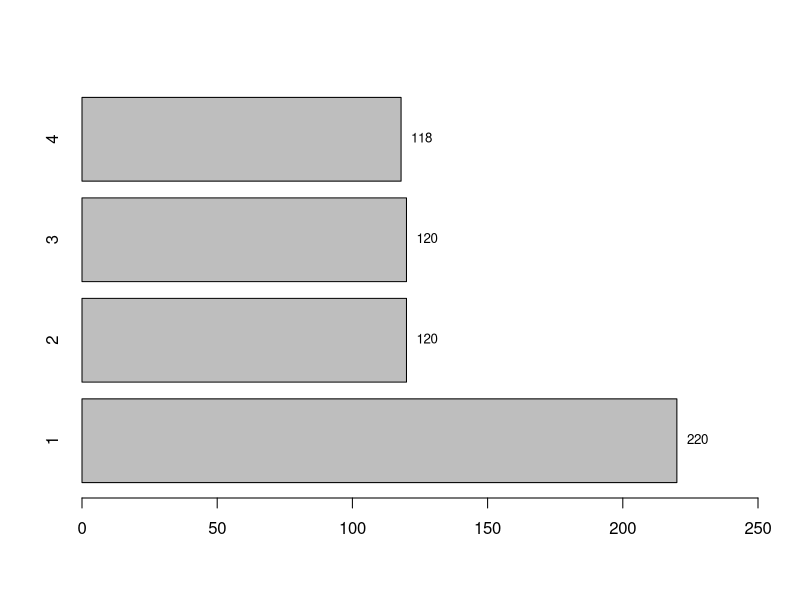
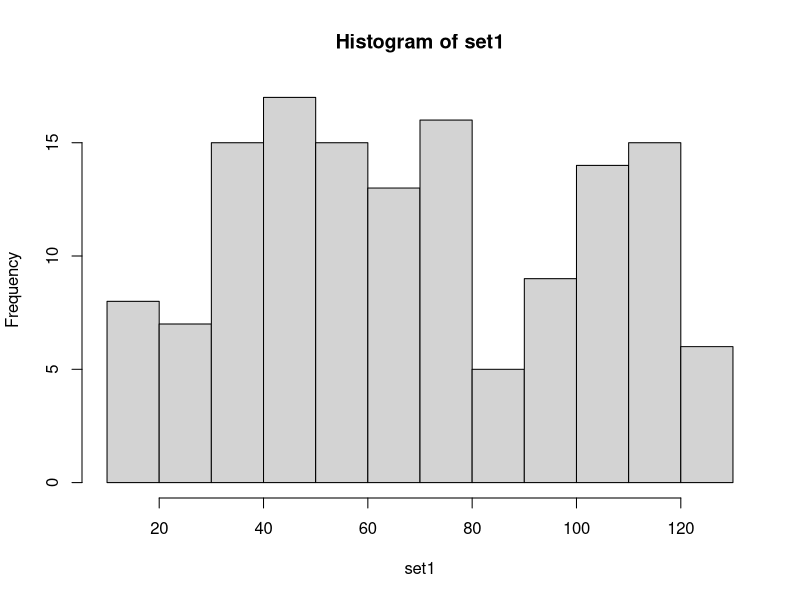
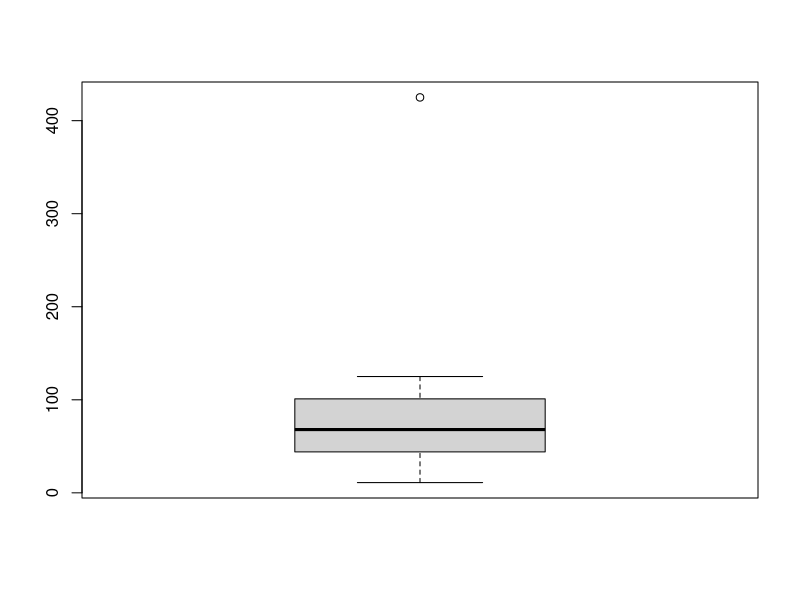
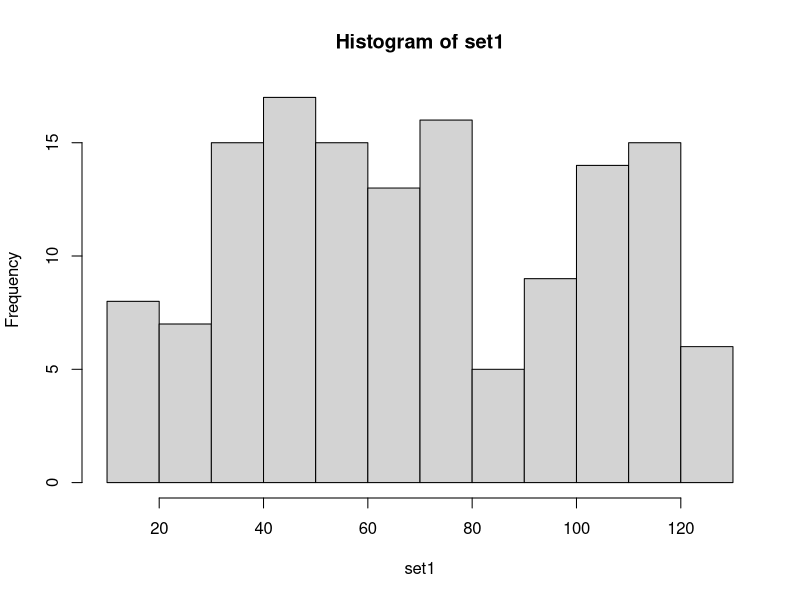
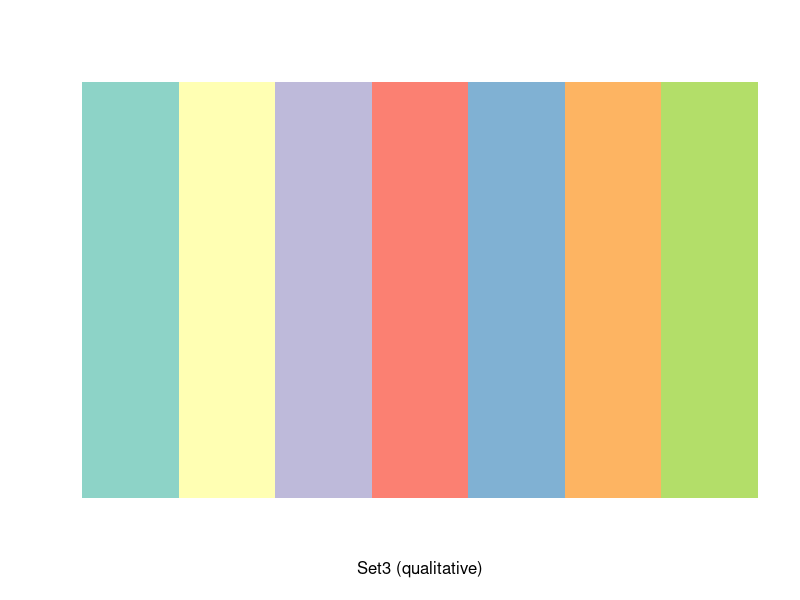
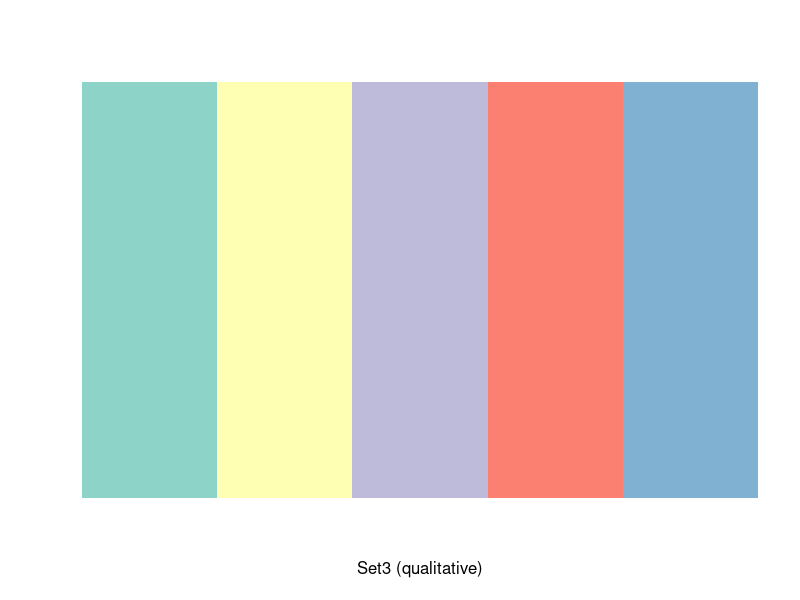
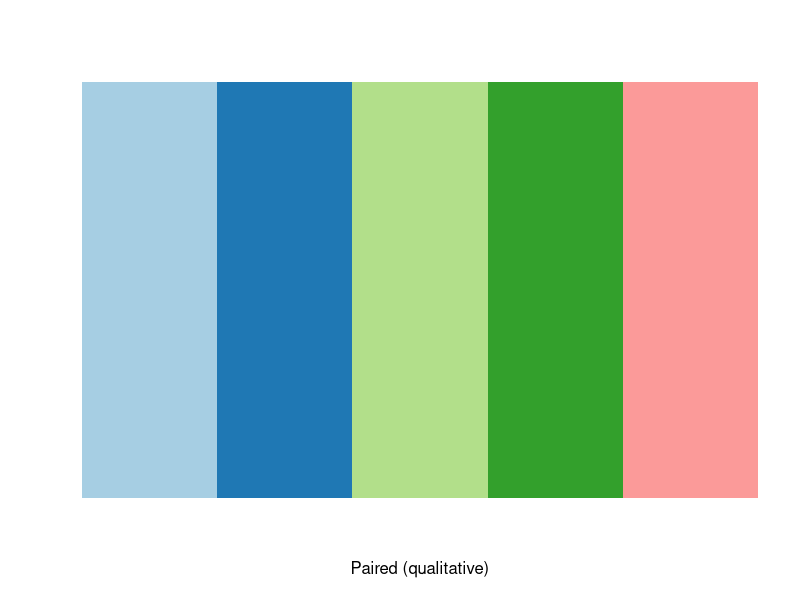
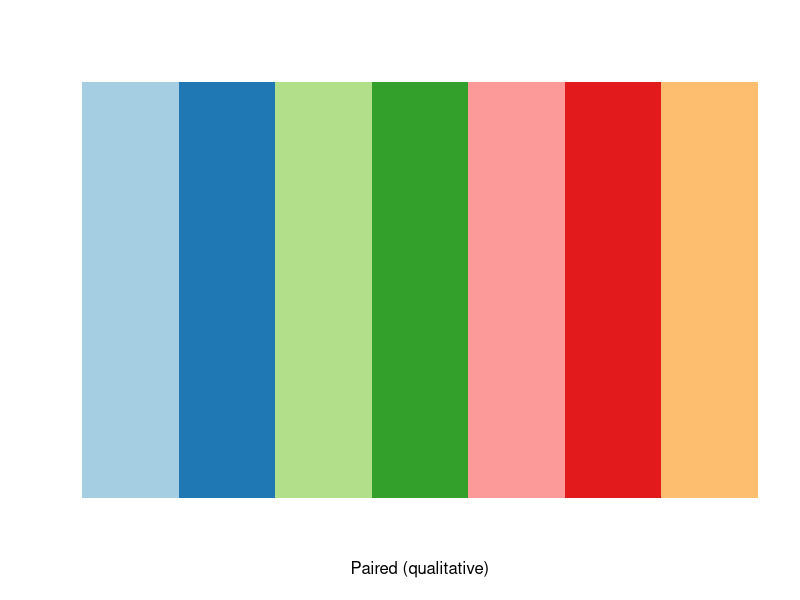

Reproduce these figures in R, in order.
## ---- chunk 1
data("ChickWeight")
Diets = table(ChickWeight$Diet)

plot1 = barplot(Diets,
                xlim = c(0,250),
                horiz = T)
text(Diets,
     plot1,
     Diets,
     cex=0.8,
     pos=4)

## ---- chunk 2
set1= c(11,15,16,16,18,18,20,20,22,24,25,27,30,30,30,31,31,32,33,
33,34,35,35,36,36,37,37,40,40,40,41,41,42,43,44,44,44,44,44,45,45,
46,46,46,46,46,47,52,52,53,54,54,54,56,56,57,57,59,59,59,60,60,62,
62,63,64,65,66,66,67,68,69,69,70,70,71,72,72,73,75,76,76,77,77,
78,78,78,79,79,79,79,81,81,82,83,85,91,92,92,94,96,97,98,98,99,
101,101,102,103,103,104,106,106,108,109,109,109,110,110,
111,111,111,112,113,114,115,116,117,117,119,119,
120,120,120,121,122,123,123,124,125)

quantile(set1, 0.3)

## ---- chunk 3
set1= c(11,15,16,16,18,18,20,20,22,24,25,27,30,30,30,31,31,32,33,
33,34,35,35,36,36,37,37,40,40,40,41,41,42,43,44,44,44,44,44,45,45,
46,46,46,46,46,47,52,52,53,54,54,54,56,56,57,57,59,59,59,60,60,62,
62,63,64,65,66,66,67,68,69,69,70,70,71,72,72,73,75,76,76,77,77,
78,78,78,79,79,79,79,81,81,82,83,85,91,92,92,94,96,97,98,98,99,
101,101,102,103,103,104,106,106,108,109,109,109,110,110,
111,111,111,112,113,114,115,116,117,117,119,119,
120,120,120,121,122,123,123,124,125)

hist(set1)

## ---- chunk 4
set5= c(11,15,16,16,18,18,20,20,22,24,25,27,30,30,30,31,31,32,33,
33,34,35,35,36,36,37,37,40,40,40,41,41,42,43,44,44,44,44,44,45,45,
46,46,46,46,46,47,52,52,53,54,54,54,56,56,57,57,59,59,59,60,60,62,
62,63,64,65,66,66,67,68,69,69,70,70,71,72,72,73,75,76,76,77,77,
78,78,78,79,79,79,79,81,81,82,83,85,91,92,92,94,96,97,98,98,99,
101,101,102,103,103,104,106,106,108,109,109,109,110,110,
111,111,111,112,113,114,425,115,116,117,117,119,119,
120,120,120,121,122,123,123,124,125)

boxplot(set5)


## ---- chunk 5

library(RColorBrewer)
set1= c(11,15,16,16,18,18,20,20,22,24,25,27,30,30,30,31,31,32,33,
33,34,35,35,36,36,37,37,40,40,40,41,41,42,43,44,44,44,44,44,45,45,
46,46,46,46,46,47,52,52,53,54,54,54,56,56,57,57,59,59,59,60,60,62,
62,63,64,65,66,66,67,68,69,69,70,70,71,72,72,73,75,76,76,77,77,
78,78,78,79,79,79,79,81,81,82,83,85,91,92,92,94,96,97,98,98,99,
101,101,102,103,103,104,106,106,108,109,109,109,110,110,
111,111,111,112,113,114,115,116,117,117,119,119,
120,120,120,121,122,123,123,124,125)

hist(set1,
     )
display.brewer.pal(7,"Set3")

display.brewer.pal(5,"Set3")

display.brewer.pal(5,"Paired")

display.brewer.pal(7,"Paired")

display.brewer.all()

## ---- chunk 6
library(RColorBrewer)

plot(faithful$eruptions ~ faithful$waiting,
     ylab = "Eruption time",
     xlab = "Waiting Time",
     ylim = c(1,6),
     las = 1,
     col=brewer.pal(8,"Dark2"))

abline(lm(faithful$eruptions ~ faithful$waiting),
       col="#F52222",
       lty=3,
       lwd=3)

## ---- chunk 7
hist(set1,
     breaks = 35,
     col = brewer.pal(9,"Set1"))


## ---- chunk 8
X1 = c(2,5,6,2,7,9,13)
x1_mean = mean(X1)

## ---- chunk 9
set4 = c(36,36,37,37,40,40,40,41,41,42,43,44,44,44,44,44,45,45,46,46,46,
46,46,47,52,52,53,54,54,54,56,56,57,57,59,59,59,60,60,62,62,63,
64,65,66,66,67,68,69,69,70,70,71,72,72,73,75,76,76,77,77,78,78,
78,79,79,79,79,81,81,82,83,85,91,92,92,94,96,97,98,98,99,101,
111,112,113,114,115,116,117,117,119,119,120,120,120,121,122,
123,123,124,125)

sd(set4)

## ---- chunk 10
set3 = c(36,36,37,37,40,40,40,41,41,42,43,44,44,44,44,44,45,45,46,46,46,
46,46,47,52,52,53,54,54,54,56,56,57,57,59,59,59,60,60,62,62,63,
64,65,66,66,67,68,69,69,70,70,71,72,72,73,75,76,76,77,77,78,78,
78,79,79,79,79,81,81,82,83,85,91,92,92,94,96,97,98,98,99,101,
101,102,103,103,104,106,106,108,109,109,109,110,110,111,111,
111,112,113,114,115,116,117,117,119,119,120,120,120,121,122,
123,123,124,125)
median(set3)

## ---- chunk 11
A_independent = c(8,4,3,9,2,3)
B_dependent = c(78,63,57,88,48,75)

plot(B_dependent ~ A_independent,
     pch = 4,
     col = "blue")

## ---- chunk 12
weight = c(20,22,30,24,44,75,120,150,200,80,76,66,59,81,87)

sd(weight)

## ---- chunk 13
 poker_vector = c(140, -50, 20, -120, 240)
   days_vector = c("Monday", "Tuesday", "Wednesday", "Thursday", "Friday")
   names(poker_vector) = days_vector
   winnings = poker_vector  > 0
poker_vector[winnings]
winnings
## ---- chunk 14



## ---- chunk 15



## ---- chunk 16



## ---- chunk 17



